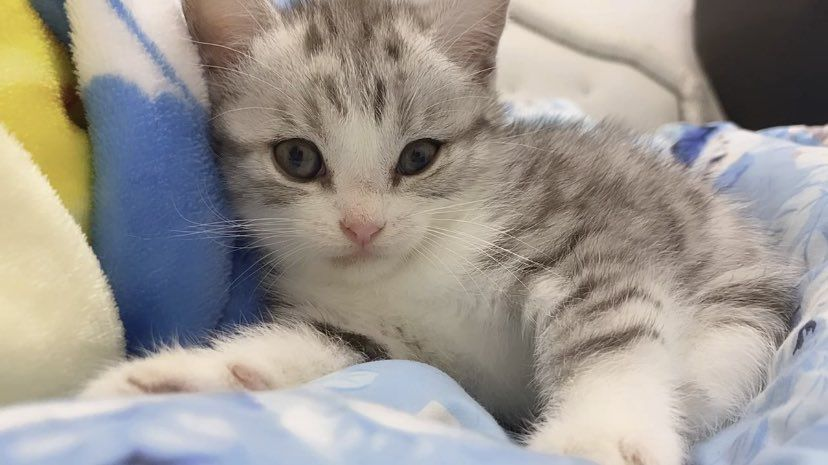
#> input picture test/mii2.jpeg, 828 x 465 px
$ python Lab2_2.py
#> lines starting #> are read from the running program, lines starting #| are printed output that depends on the picture
import cv2
import numpy as np
import matplotlib.pyplot as plt

image = cv2.imread("mii2.jpeg")
#> image is the input picture: shape (465, 828, 3); mean B, G, R 144.8, 151.3, 156.9


b, g, r = cv2.split(image)                                          #แยกสีของแต่ละช่อง
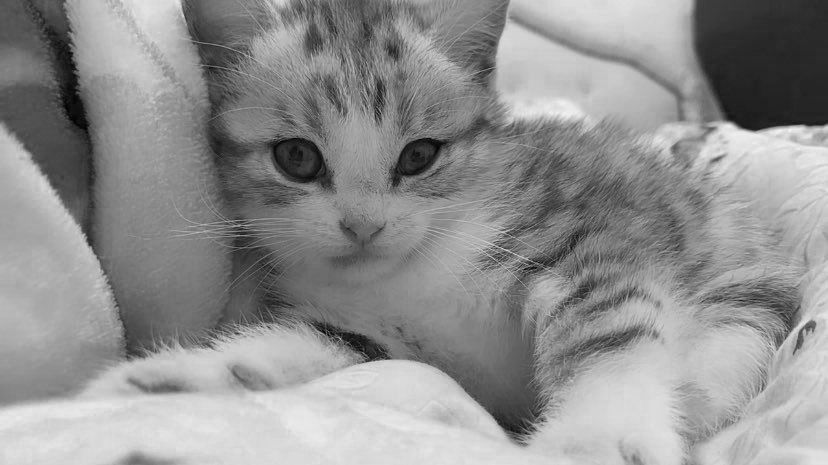
#> b: shape (465, 828); min 0, max 243, mean 144.8
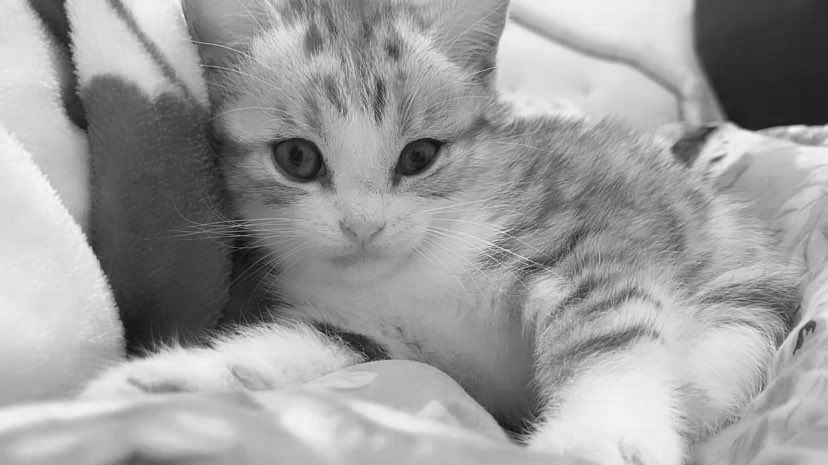
#> r: shape (465, 828); min 0, max 252, mean 156.9


equalized_r = cv2.equalizeHist(r)                                   #ทำ equalize ของแต่ละสี
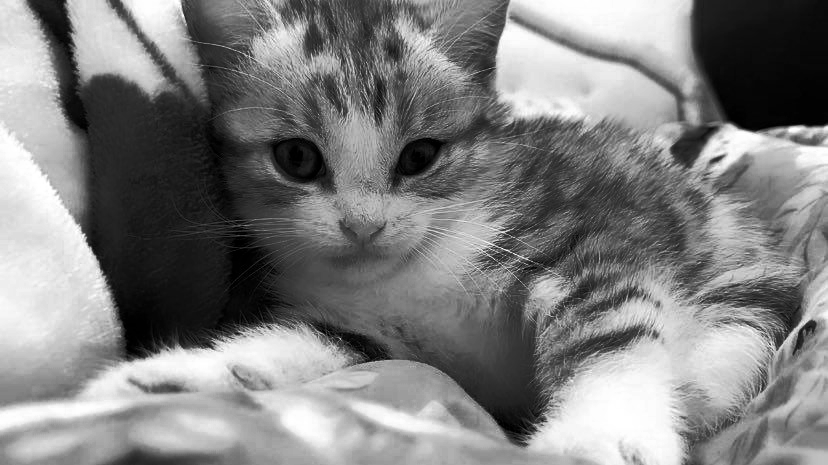
#> equalized_r: shape (465, 828); min 0, max 255, mean 128.2
equalized_g = cv2.equalizeHist(g)
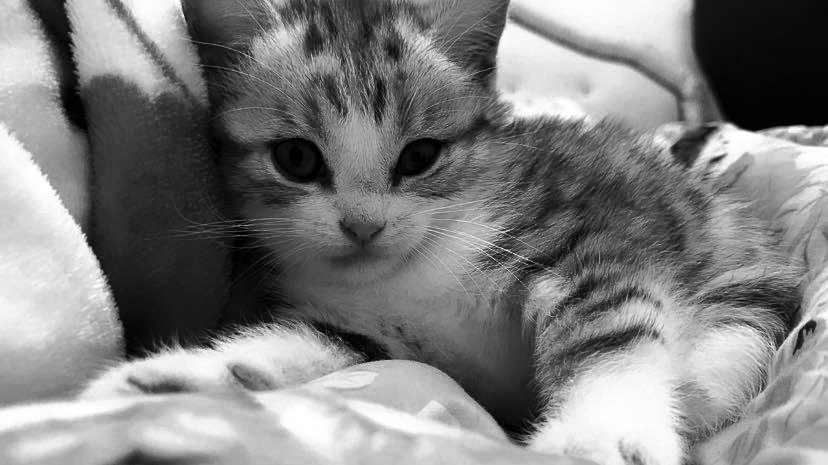
#> equalized_g: shape (465, 828); min 0, max 255, mean 128.2
equalized_b = cv2.equalizeHist(b)
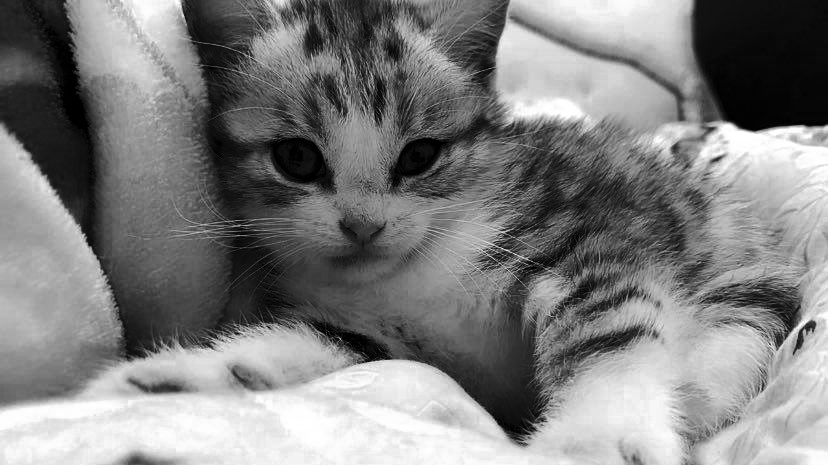
#> equalized_b: shape (465, 828); min 0, max 255, mean 128.2


equa_colored = cv2.merge((equalized_b, equalized_g, equalized_r))   #รวมสีเป็นภาพจากการทำ equalize ของแต่ละสี
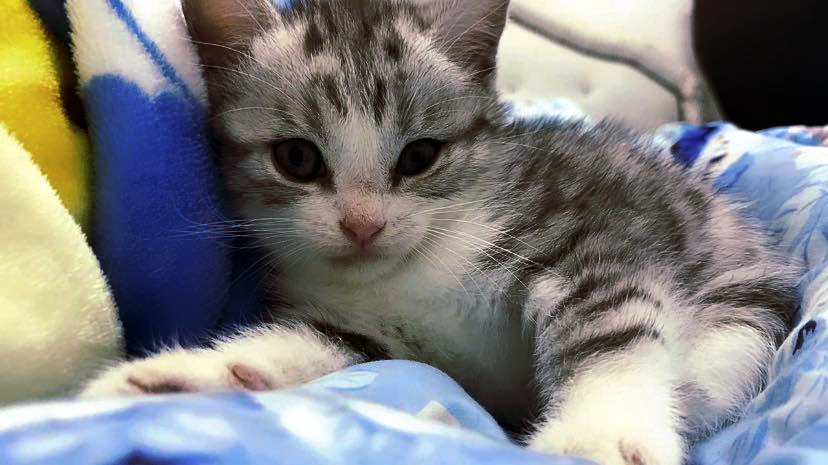
#> equa_colored: shape (465, 828, 3); mean B, G, R 128.2, 128.2, 128.2


plt.subplot(2, 2, 1)
plt.imshow(cv2.cvtColor(image, cv2.COLOR_BGR2RGB))                  #แสดงภาพ Original
plt.title("Original")

plt.subplot(2, 2, 3)
plt.imshow(cv2.cvtColor(equa_colored, cv2.COLOR_BGR2RGB))           #แสดงภาพที่ทำ equalize
plt.title("Equalized")

plt.subplot(2, 2, 2)
colors = ('r', 'g', 'b')
for i, color in enumerate(colors):
    hist = cv2.calcHist([image], [i], None, [256], [0, 256])        #สร้างกราฟสีของภาพต้นฉบับ
    plt.plot(hist, color=color)
    plt.xlim([0, 256])
plt.title("Original Histogram")

plt.subplot(2, 2, 4)
for i, color in enumerate(colors):
    hist = cv2.calcHist([equa_colored], [i], None, [256], [0, 256]) #สร้างกราฟสีของภาพที่ทำ equalize
    plt.plot(hist, color=color)
    plt.xlim([0, 256])
plt.title("Equlized Histogram")


plt.tight_layout()
plt.show()
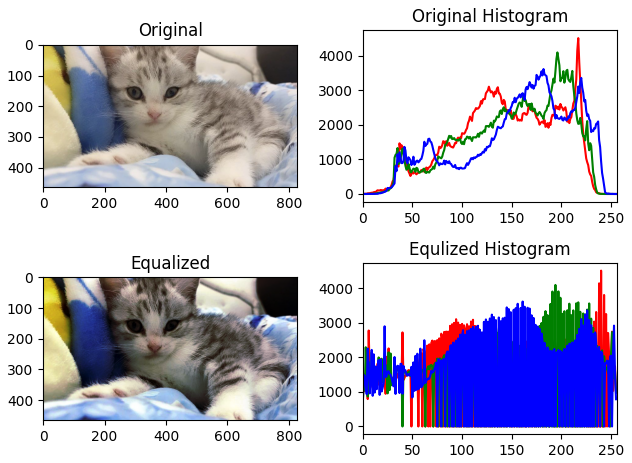
#> figure drawn by matplotlib, 4 panels; panel 3: curve peaks at x = 217, y = 4518; panel 3: curve peaks at x = 196, y = 4103; panel 3: curve peaks at x = 182, y = 3622; panel 4: curve peaks at x = 240, y = 4518
